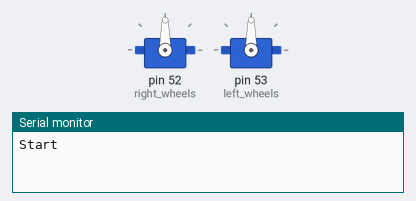
A sketch run on a simulated Arduino Mega 2560, built with avr-gcc and run on an emulated ATmega2560. Parts: 2 × servo, the last lines printed to the serial monitor.

Above: at 0.15 s.
At 2.45 s:
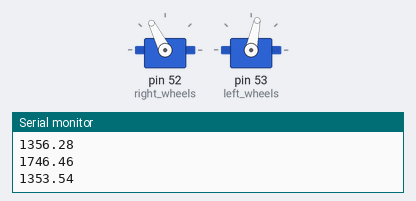
At 4.75 s:
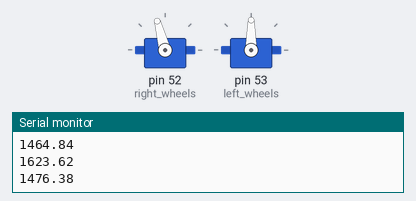
At 10.0 s:
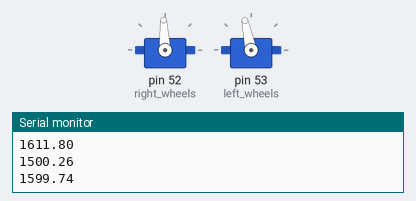
Timing chart, 0 to 13.3 s (numbered marks = the images above):
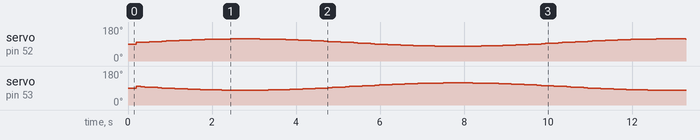

The sketch:

control_algorithm.ino
```cpp
#include <Servo.h>
#include <Arduino.h>

Servo right_wheels;
Servo left_wheels;

float frequency = 0.01;
float amplitude = 200;
float test_duration = 10000;

float right_pulse_width;
float left_pulse_width;

void setup() {
  // put your setup code here, to run once:
  Serial.begin(115200);
  delay(100);
  Serial.println("Start");

	right_wheels.attach(52);
	left_wheels.attach(53);

}

void loop() {
  // put your main code here, to run repeatedly:
	for (int i = 0; i <= test_duration; i++) {

		right_pulse_width = 1550 + amplitude*sin(TWO_PI*frequency*i);
		left_pulse_width = 1550 - amplitude*sin(TWO_PI*frequency*i);
    delay(100);

    if (right_pulse_width < 0) {
      right_pulse_width = 0;
      }
    else if (left_pulse_width < 0) {
      left_pulse_width = 0;
      }

    right_wheels.writeMicroseconds(right_pulse_width);
    left_wheels.writeMicroseconds(left_pulse_width);

    Serial.println(right_pulse_width);
    Serial.println(left_pulse_width);
	}

}
```
